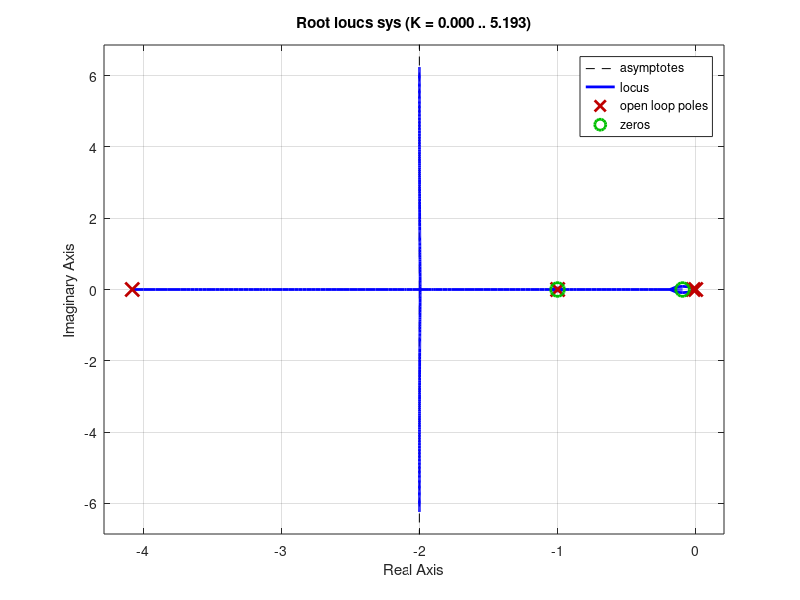

Recreate this plot in MATLAB. (Note: this script raises an error after producing the figure.)
%  Figure 7.51      Feedback Control of Dynamic Systems, 6e
%                        Franklin, Powell, Emami
%
% script for fig. 7.51
%  
clf;
dp=[1 1 0];
np=[1];
nc=conv([1 1.001],[8.32 0.8]);
dc=conv([1 4.08],[1 0.0196]);
num=conv(np,nc);
den=conv(dp,dc);
sys=tf(num,den);
h1=figure;
rlocus(sys);
% now zoom in to origin
h3=axes('pos',[.1 .15 .35 .35]);
set(h1,'CurrentAxes',h3);
hold on;
rlocus(sys);
axis([-.3 0 -.12 .12]);
